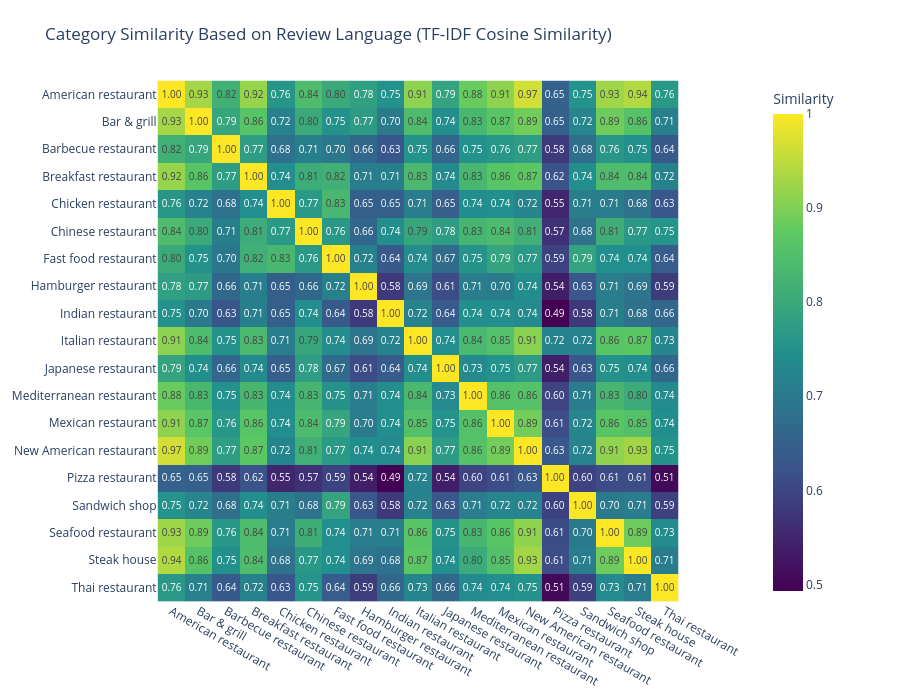

The code cell stored with this chart in its notebook:
### Code cell
heatmap_chart(similarity_df,
              title="Category Similarity Based on Review Language (TF-IDF Cosine Similarity)",)

### Figure 1 — Plotly figure (JSON) as saved in the notebook; plotly's stock layout.template omitted (floating-point values rounded to 4 significant figures; data arrays with more than 128 entries replaced by an {"elided": "..."} marker saying what was removed)
{"data": [{"coloraxis": "coloraxis", "hovertemplate": "x: %{x}<br>y: %{y}<br>Similarity: %{z}<extra></extra>", "name": "0", "texttemplate": "%{z:.2f}", "type": "heatmap", "x": ["American restaurant", "Bar & grill", "Barbecue restaurant", "Breakfast restaurant", "Chicken restaurant", "Chinese restaurant", "Fast food restaurant", "Hamburger restaurant", "Indian restaurant", "Italian restaurant", "Japanese restaurant", "Mediterranean restaurant", "Mexican restaurant", "New American restaurant", "Pizza restaurant", "Sandwich shop", "Seafood restaurant", "Steak house", "Thai restaurant"], "xaxis": "x", "y": ["American restaurant", "Bar & grill", "Barbecue restaurant", "Breakfast restaurant", "Chicken restaurant", "Chinese restaurant", "Fast food restaurant", "Hamburger restaurant", "Indian restaurant", "Italian restaurant", "Japanese restaurant", "Mediterranean restaurant", "Mexican restaurant", "New American restaurant", "Pizza restaurant", "Sandwich shop", "Seafood restaurant", "Steak house", "Thai restaurant"], "yaxis": "y", "z": {"elided": "19x19 float values"}}], "layout": {"coloraxis": {"colorbar": {"title": {"text": "Similarity"}}, "colorscale": [[0, "#440154"], [0.25, "#3b528b"], [0.5, "#21908d"], [0.75, "#5dc962"], [1, "#fde725"]], "showscale": true}, "height": 700, "margin": {"b": 60, "l": 80, "r": 150, "t": 80}, "title": {"text": "Category Similarity Based on Review Language (TF-IDF Cosine Similarity)"}, "width": 900, "xaxis": {"anchor": "y", "constrain": "domain", "domain": [0, 1], "scaleanchor": "y"}, "yaxis": {"anchor": "x", "autorange": "reversed", "constrain": "domain", "domain": [0, 1]}}}
